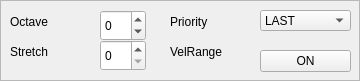
            <widget class="QFrame" name="frame_3">
             <property name="sizePolicy">
              <sizepolicy hsizetype="Preferred" vsizetype="MinimumExpanding">
               <horstretch>0</horstretch>
               <verstretch>0</verstretch>
              </sizepolicy>
             </property>
             <property name="frameShape">
              <enum>QFrame::StyledPanel</enum>
             </property>
             <property name="frameShadow">
              <enum>QFrame::Raised</enum>
             </property>
             <widget class="QLabel" name="label_83">
              <property name="geometry">
               <rect>
                <x>10</x>
                <y>10</y>
                <width>75</width>
                <height>23</height>
               </rect>
              </property>
              <property name="text">
               <string>Octave</string>
              </property>
             </widget>
             <widget class="QLabel" name="label_84">
              <property name="geometry">
               <rect>
                <x>10</x>
                <y>40</y>
                <width>75</width>
                <height>23</height>
               </rect>
              </property>
              <property name="text">
               <string>Stretch</string>
              </property>
             </widget>
             <widget class="QLabel" name="label_85">
              <property name="geometry">
               <rect>
                <x>170</x>
                <y>10</y>
                <width>75</width>
                <height>23</height>
               </rect>
              </property>
              <property name="text">
               <string>Priority</string>
              </property>
             </widget>
             <widget class="QLabel" name="label_86">
              <property name="geometry">
               <rect>
                <x>170</x>
                <y>40</y>
                <width>75</width>
                <height>23</height>
               </rect>
              </property>
              <property name="text">
               <string>VelRange</string>
              </property>
             </widget>
             <widget class="QSpinBox" name="octave">
              <property name="geometry">
               <rect>
                <x>100</x>
                <y>10</y>
                <width>46</width>
                <height>31</height>
               </rect>
              </property>
              <property name="minimum">
               <number>-3</number>
              </property>
              <property name="maximum">
               <number>3</number>
              </property>
             </widget>
             <widget class="QSpinBox" name="stretchTuneDepth">
              <property name="geometry">
               <rect>
                <x>100</x>
                <y>40</y>
                <width>46</width>
                <height>31</height>
               </rect>
              </property>
              <property name="maximum">
               <number>3</number>
              </property>
             </widget>
             <widget class="QComboBox" name="voicePriority">
              <property name="geometry">
               <rect>
                <x>260</x>
                <y>10</y>
                <width>91</width>
                <height>21</height>
               </rect>
              </property>
              <item>
               <property name="text">
                <string>LAST</string>
               </property>
              </item>
              <item>
               <property name="text">
                <string>LOUDEST</string>
               </property>
              </item>
             </widget>
             <widget class="QPushButton" name="btnVelocityRangeSwitch">
              <property name="geometry">
               <rect>
                <x>260</x>
                <y>50</y>
                <width>91</width>
                <height>22</height>
               </rect>
              </property>
              <property name="accessibleName">
               <string>toggle-btn</string>
              </property>
              <property name="text">
               <string>ON</string>
              </property>
              <property name="checkable">
               <bool>true</bool>
              </property>
              <property name="checked">
               <bool>false</bool>
              </property>
             </widget>
            </widget>
